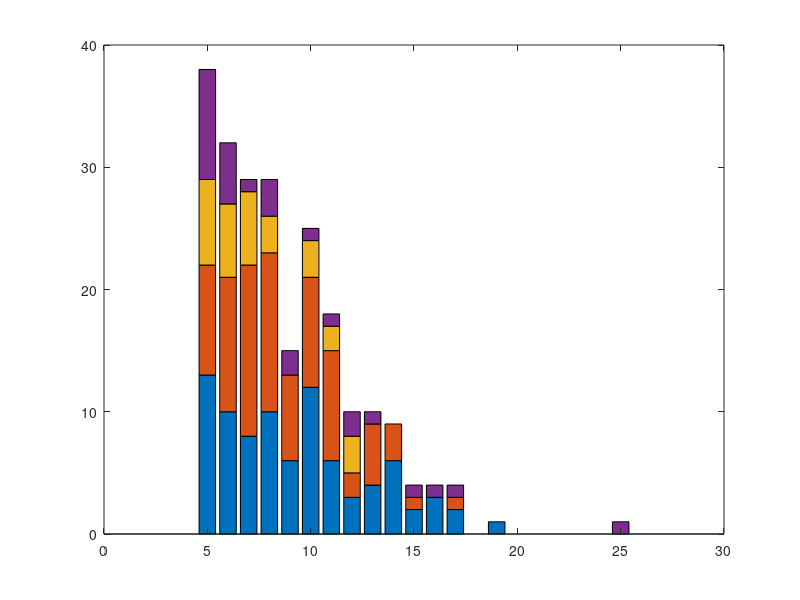

The MATLAB script that drew this image: (Note: this script raises an error after producing the figure.)
%%
load('output/mro_list_amorphous_region_075.mat')

num_arr_larger5 = sum(num_arr_arr>=5);
hist_info = zeros(max(num_arr_arr),4);

for i = 1:max(num_arr_arr)
%     ind = num_arr_arr == i;
    for j = 1:4
    hist_info(i,j) = sum(num_arr_arr == i & network_type == j);
    end
end

figure
set(gcf,'Position',[0,0,1000,600])
hist_info(1:4,:) = 0;
c_Top = [...
    0.4940,    0.1840,    0.5560;...
    0.1,       0.4940,    0.0250;...
    0,         0.4470,    0.7410;...
    0.6350,    0.0780,    0.1840];
c_Top_1 = c_Top([3,4,2,1],:);

b = bar(hist_info(:,[3,4,2,1]),'stacked');

for k = 1:size(hist_info,2)
    b(k).FaceColor = c_Top_1(k,:);
    
end
xlim([4,24])
ylim([0,43])
xticks(5:2:25)
yticks(0:10:110)

xlabel('MRO-network size','FontSize',15,'FontName', 'Arial','FontWeight','bold')
ylabel('MRO-network number','FontSize',15,'FontName', 'Arial','FontWeight','bold')
box on
grid off
set(gca,'FontSize',15,'FontName', 'Arial','FontWeight','bold','linewidth',3);

%%
stat_tot_atom_info = zeros(1,4);
stat_tot_netw_info = zeros(1,4);
for i = 1:4
    stat_tot_atom_info(i) = sum(num_arr_arr(num_arr_arr>=5 & network_type == i));
    stat_tot_netw_info(i) = sum(num_arr_arr>=5 & network_type == i);
end

stat_tot_atom_info = stat_tot_atom_info([3,4,2,1]);
stat_tot_netw_info = stat_tot_netw_info([3,4,2,1]);
figure
set(gcf,'Position',[0,0,400,600])
clf
hold on

b = bar(stat_tot_atom_info./sum(stat_tot_atom_info),0.5,'FaceColor','flat');
for i = 1:4
b.CData(i,:) = c_Top_1(i,:);
end
xlim([0,5])
xticks(1:4)
xticklabels({'FCC','HCP','BCC','SC'})
ylim([0,0.42])
yticks(0:0.1:0.4)
% yticklabels({'0','1%','2%','3%'}) 
ylabel('MRO types ratio')
box on
set(gca,'FontSize',15,'FontName', 'Arial','FontWeight','bold','linewidth',3);
